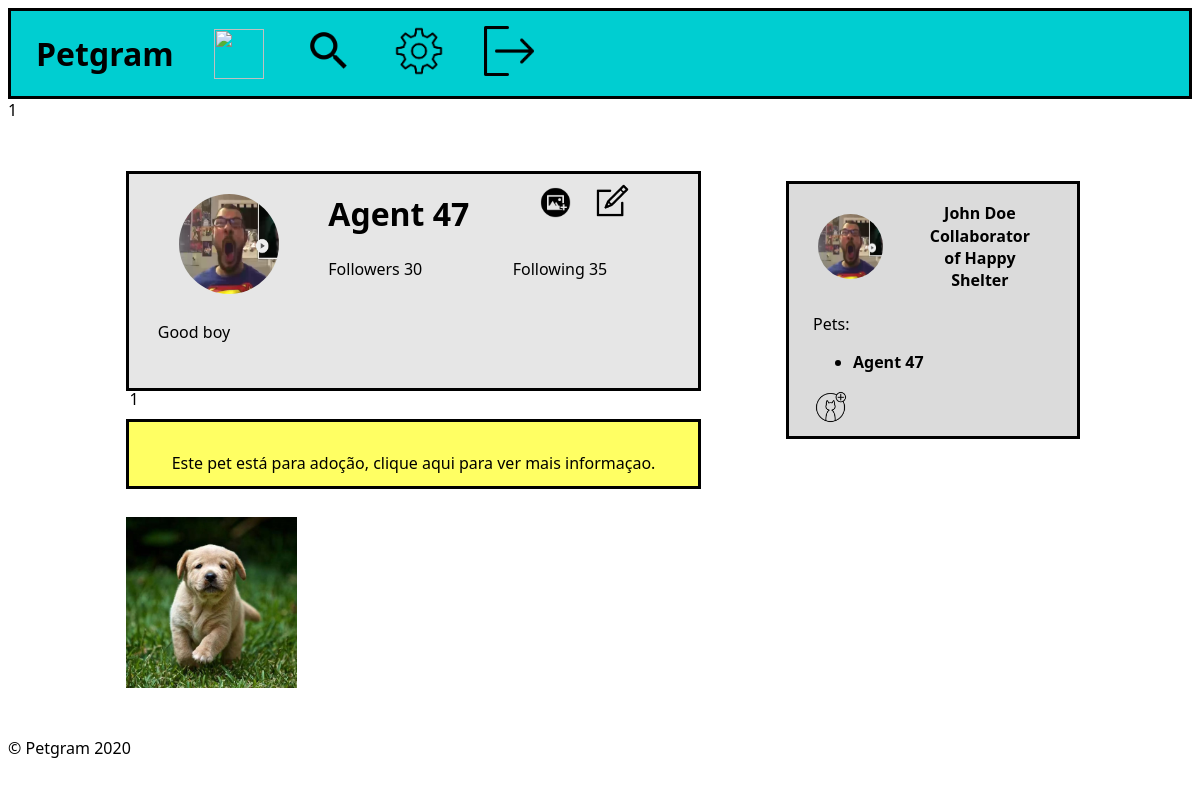
Page /pet_profile.php?id=1 (signed in) on the earlier database version.
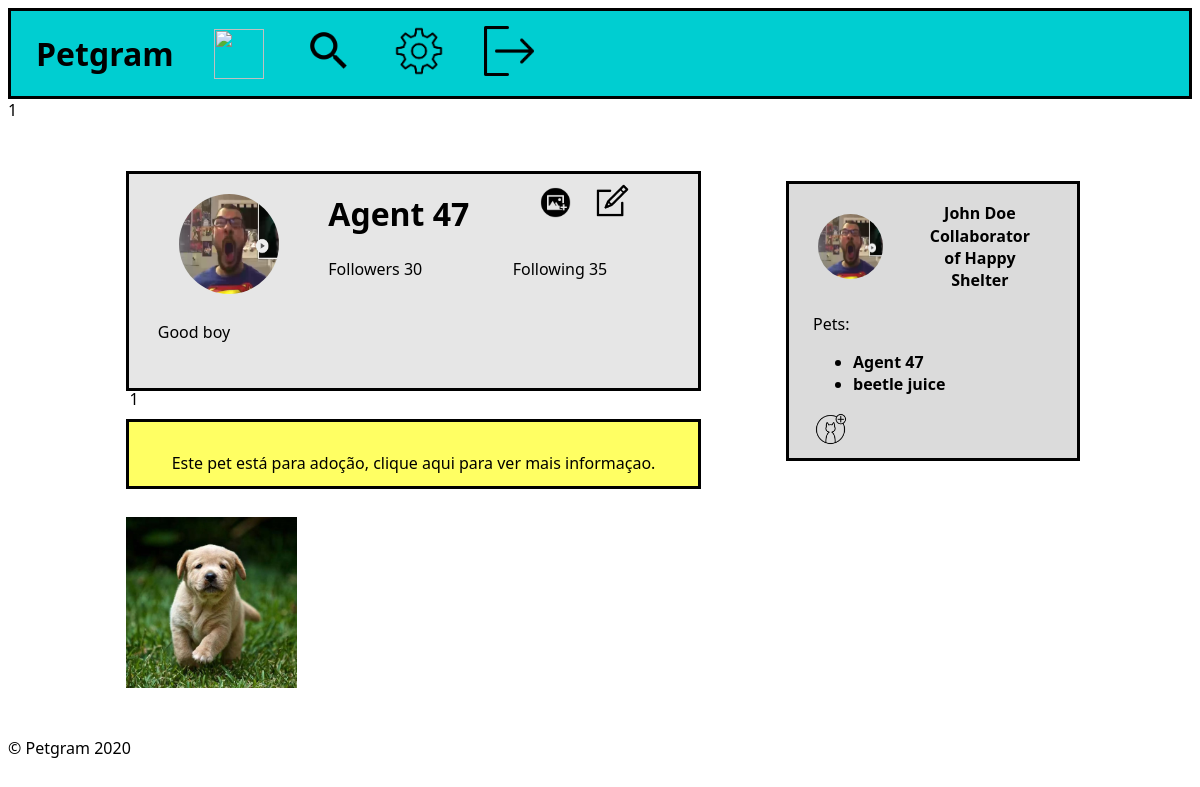
Same page on the later database version.
### tables this page shows
CREATE TABLE Account (
    id INTEGER PRIMARY KEY,
    profilePic   INTEGER  REFERENCES ProfileImage (id) ON DELETE CASCADE,
    name CHAR
);

CREATE TABLE Collaborator (
    userID    INTEGER     REFERENCES User (id) ON DELETE CASCADE,
    shelterID INTEGER     REFERENCES Shelter (id) ON DELETE CASCADE,
    admin     BOOLEAN,
    PRIMARY KEY (
        userID,
        shelterID
    )
);

CREATE TABLE Pet (
    id           INTEGER  PRIMARY KEY,
    ownerID      INTEGER  REFERENCES Account (id) ON DELETE CASCADE,
    profilePic   INTEGER  REFERENCES ProfileImage (id) ON DELETE CASCADE,
    name         CHAR,
    bio          CHAR,
    description  CHAR,
    requirements CHAR
);

CREATE TABLE Post (
    id          INTEGER  PRIMARY KEY,
    petID       INTEGER  REFERENCES Pet (id) ON DELETE CASCADE,
    description CHAR,
    photo       INTEGER  UNIQUE,
    date        DATE
);

### database/account.php (called while the page is built)
<?php
    function getAccount($id)
    {
        global $db;
        $stmt = $db->prepare('SELECT * FROM account WHERE id = ?');
        $stmt->execute([$id]);
        return $stmt->fetch();
    }
?>

### database/user.php (called while the page is built, shortened)
<?php
function getUserPets()
{
    global $db;
    $user_id = $_SESSION['user']['id'];
    $stmt = $db->prepare('SELECT * FROM pet WHERE ownerID = ?');
    $stmt->execute([$user_id]);
    return $stmt->fetchAll();
}
function shelterCollaborator() {
    global $db;
    $user_id = $_SESSION['user']['id'];
    $stmt = $db->prepare('SELECT * FROM collaborator INNER JOIN shelter ON shelter.id = collaborator.shelterID INNER JOIN account ON account.id = shelter.id WHERE collaborator.userID = ?');
    $stmt->execute([$user_id]);
    return $stmt->fetchAll();
}

### database/pet.php (called while the page is built, shortened)
<?php
    function getPet($id) {
        global $db;
        $stmt = $db->prepare('SELECT * FROM pet WHERE id = ?');
        $stmt->execute([$id]);
        $pet = $stmt->fetch();
        return $pet;
    }
    function isPetOwner($pet_id) {
        global $db;
        $user_id = $_SESSION['user']['id'];
        $stmt = $db->prepare('SELECT * FROM pet WHERE id = ? AND ownerID = ?');
        $stmt->execute([$pet_id, $user_id]);
        $pet = $stmt->fetch();
        return $pet;
    }
    function getPetPosts($pet_id)
    {
        global $db;
        $stmt = $db->prepare('SELECT id, photo FROM post WHERE petId = ?');
        $stmt->execute([$pet_id]);
        $posts = $stmt->fetchAll();
        return $posts;
    }
?>

### pet_profile.php (the view, shortened to what this page needs)
<?php
include_once('database/connection.php');
include_once('database/pet.php');
$id = $_GET['id'];
$pet = getPet($id);
?>
<!DOCTYPE html>
<html lang="en-US">
<head>
    <link href="css/home.css" rel="stylesheet">
</head>
<body>
    <?php include_once('hotbar.php') ?>
    <?php include_once('sidebar.php') ?>
    <section id="profile">
        <div id="top">
            <?php
                if(isPetOwner($pet['id'])){
                    echo $pet['id'];
                    echo '<a href="add_post.php?id='.$pet['id'].'"><img id="postpic" src="images/addPicture.png" alt="" width="35" height="35"></a>';
                    echo '<a href="edit_pet_profile.php?id='.$pet['id'].'"><img id="edit" src="images/edit.png" alt="" width="35" height="35"></a>';
                }
            ?>
            <?php
            if (!isPetOwner($pet['id']))
                if (isFavourite($_SESSION['user']['id'], $pet['id']))
                    echo '<img id ="fav" src="images/favourited.png" alt="" width="35" height="35" onclick="unfavouritePet(' . $_SESSION['user']['id'] . ',' . $pet['id'] . ')">';
                else
                    echo '<img id ="fav" src="images/unfavourited.png" alt="" width="35" height="35" onclick="favouritePet(' . $_SESSION['user']['id'] . ',' . $pet['id'] . ')">';
            ?>
            <img id="petpic" src="images/profileImages/squared/<?php echo $pet['profilePic'] ?>.jpg" alt="" width="65" height="65">
            <h1 id="name"><?php echo $pet['name'] ?></h1>
            <p id="followers">Followers 30</p>
            <p id="following">Following 35</p>
            <p id="bio"><?php echo $pet['bio'] ?></p>
        </div>
        <div id="listing">
            <a href="listing.php?id=<?php echo $_GET['id']; ?>">
                <p id="warning">Este pet está para adoção, clique aqui para ver mais informaçao.</p>
            </a>
        </div>
        <div id="gallery">
            <?php
                $posts = getPetPosts($pet['id']);
                $numPosts = count($posts);
                $i = 0;
                while($i < $numPosts)
                {
                    $j = 0;
                    echo '<div class="row">';
                    while($j < 3 && $i < $numPosts)
                    {
                        echo '<a href="post.php?id='.$posts[$i]['id'].'"><img src="images/petImages/squared/'.$posts[$i]['photo'].'.jpg" alt="" width="65" height="65"></a>';
                        $j++;
                        $i++;
                    }
                    echo '</div>';
                }
            ?>
        </div>
    </section>
    <footer>
        <p>&copy; Petgram 2020</p>
    </footer>
</body>
</html>

### hotbar.php
<div id="hotBar">
    <a href="index.php"><h1>Petgram</h1></a>
    <a href="index.php"><img src="images/home.png" alt="" width="50" height="50"></a>
    <a href="search_page.php"><img src="images/search.png" alt="" width="50" height="50"></a>
    <a href="user_settings.php"><img src="images/settings.png" alt="" width="50" height="50"></a>
    <a href="logout_action.php"><img src="images/logout.png" alt="Log out icon" width="50" height="50"></a>
</div>

### sidebar.php (shortened to what this page needs)
<?php
include_once('database/user.php');
include_once('database/account.php');
$user_pets = getUserPets();
$shelters = shelterCollaborator();
$id = $_SESSION['user']['id'];
$account = getAccount($id);
echo $account['profilePic'];
?>
<aside id="sideBar">
    <div id="user">
        <img src="images/profileImages/squared/<?php echo $account['profilePic'] ?>.jpg" alt="" width="65" height="65">
        <div id="username">
            <p><?php echo $_SESSION['user']['name'] ?></p>
            <p>
                <?php
                $nShelter = count($shelters);
                if($nShelter > 0) {
                    echo 'Collaborator of ' . $shelters[0]['name'];
                }
                ?>
            </p>
        </div>
    </div>
    <p>Pets:</p>
    <ul>
        <?php
        if (count($user_pets) == 0)
            echo '<li>No pets yet</li>';
        else
            foreach ($user_pets as $user_pet)
                echo '<a href="pet_profile.php?id=' . $user_pet['id'] . '">
                    <li>' . $user_pet['name'] . '</li>
                  </a>'
        ?>
    </ul>
    <a href="add_pet.php"><img src="images/petAdd.png" alt="" width="35" height="35"></a>
</aside>

### css/home.css (style rules this page uses)
body { font-family: 'Segoe UI', Tahoma, Geneva, Verdana, sans-serif; }
#hotBar { display: flex; border-top-style: solid; border-right-style: solid; border-bottom-style: solid; border-left-style: solid; border-bottom-color: black; padding: 5px; background-color: darkturquoise; }
#hotBar a { margin: auto 10px auto 10px; width: min-content; height: min-content; padding: 0%; }
#hotBar * { margin: 10px; }
#sideBar { border-top-style: solid; border-right-style: solid; border-bottom-style: solid; border-left-style: solid; border-bottom-color: black; height: auto; width: 20%; position: fixed; right: 0; background-color: rgb(219, 219, 219); overflow-x: hidden; margin-top: 5%; margin-right: 10%; padding: 1% 2%; }
#sideBar #user { display: flex; }
#sideBar #user img { color: black; margin: auto 5% auto 2%; border-radius: 50%; }
#sideBar #user #username { padding: 2% 5% 2% 10%; }
#sideBar #user p { margin: 1px; text-align: center; font-weight: bold; }
#sideBar ul { font-weight: bold; }
#sideBar a { display: flex; }
a { color: black; color: inherit; text-decoration: inherit; }
#profile { margin: 50px 10% 0px 10%; }
#profile > * { width: 60%; height: auto; }
#profile #top { position: relative; display: grid; grid-template-columns: 35% auto auto; grid-template-rows: 35% 15% 50%; border-top-style: solid; border-right-style: solid; border-left-style: solid; border-bottom-style: solid; color: black; background-color: rgb(230, 230, 230); margin-bottom: 3%; }
#profile #top #edit { position: absolute; top: 4%; right: 12%; cursor: pointer; }
#profile #top #postpic { position: absolute; top: 5%; right: 22%; cursor: pointer; }
#profile #top #petpic { margin: 10% auto 5% auto; width: 100px; height: 100px; border-radius: 50%; grid-column: 1 / 2; grid-row: 1 / 3; }
#profile #top #name { margin: 5% 0 2% 0; font-size: 200%; grid-column: 2 / 4; grid-row: 1 / 2; }
#profile #top #followers { margin: 5% 0 auto 0; grid-column: 2 / 3; grid-row: 2 / 3; }
#profile #top #following { margin: 5% 0 auto 0; grid-column: 3 / 4; grid-row: 2 / 3; }
#profile #top #bio { margin: 7% 5% auto 5%; grid-column: 1 / 4; grid-row: 3 / 4; }
#profile #listing { border-top-style: solid; border-right-style: solid; border-left-style: solid; border-bottom-style: solid; margin-bottom: 3%; background-color: rgba(255, 255, 0, 0.61); }
#profile #listing #warning { text-align: center; width: auto; margin: 2%; }
#profile #gallery { display: flex; flex-direction: column; }
#profile #gallery .row { display: grid; grid-template-columns: 30% 30% 30%; grid-template-rows: 30%; grid-column-gap: 5%; margin-bottom: 5%; }
#profile #gallery .row * { width: 100%; height: auto; }
#profile #listing { padding: 2% 0px 0px 0px; }

Differences in the rows shown:
added pet: name "beetle juice"
